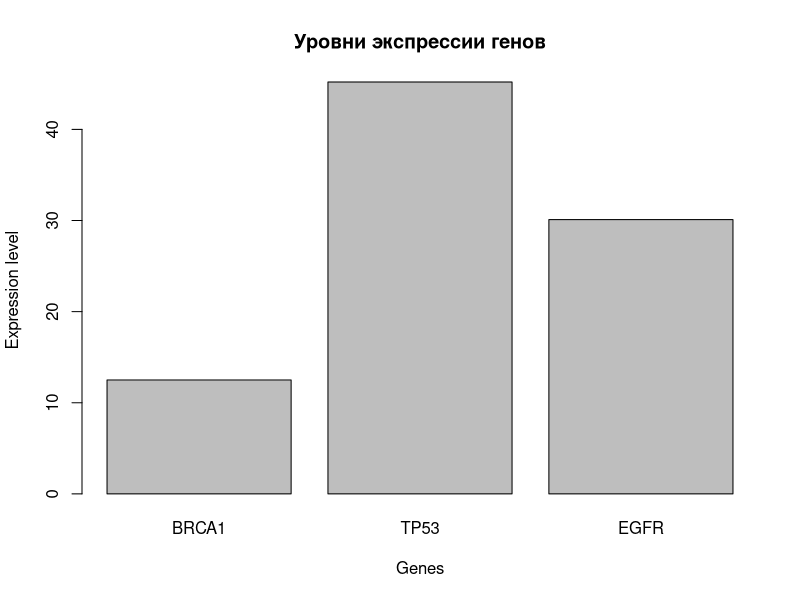

This figure's R source:
genes <- c("BRCA1", "TP53", "EGFR")
expression <- c(12.5, 45.2, 30.1)
condition <- c("Control", "Treatment", "Treatment")
exp_data <- data.frame(genes, expression, condition)
str(exp_data)
png("r_task/expression_plot.png", width=2000, height=1500, res = 300)
barplot(exp_data$expression, names.arg = exp_data$genes, xlab = "Genes", ylab = "Expression level", main = "Уровни экспрессии генов")
dev.off()
